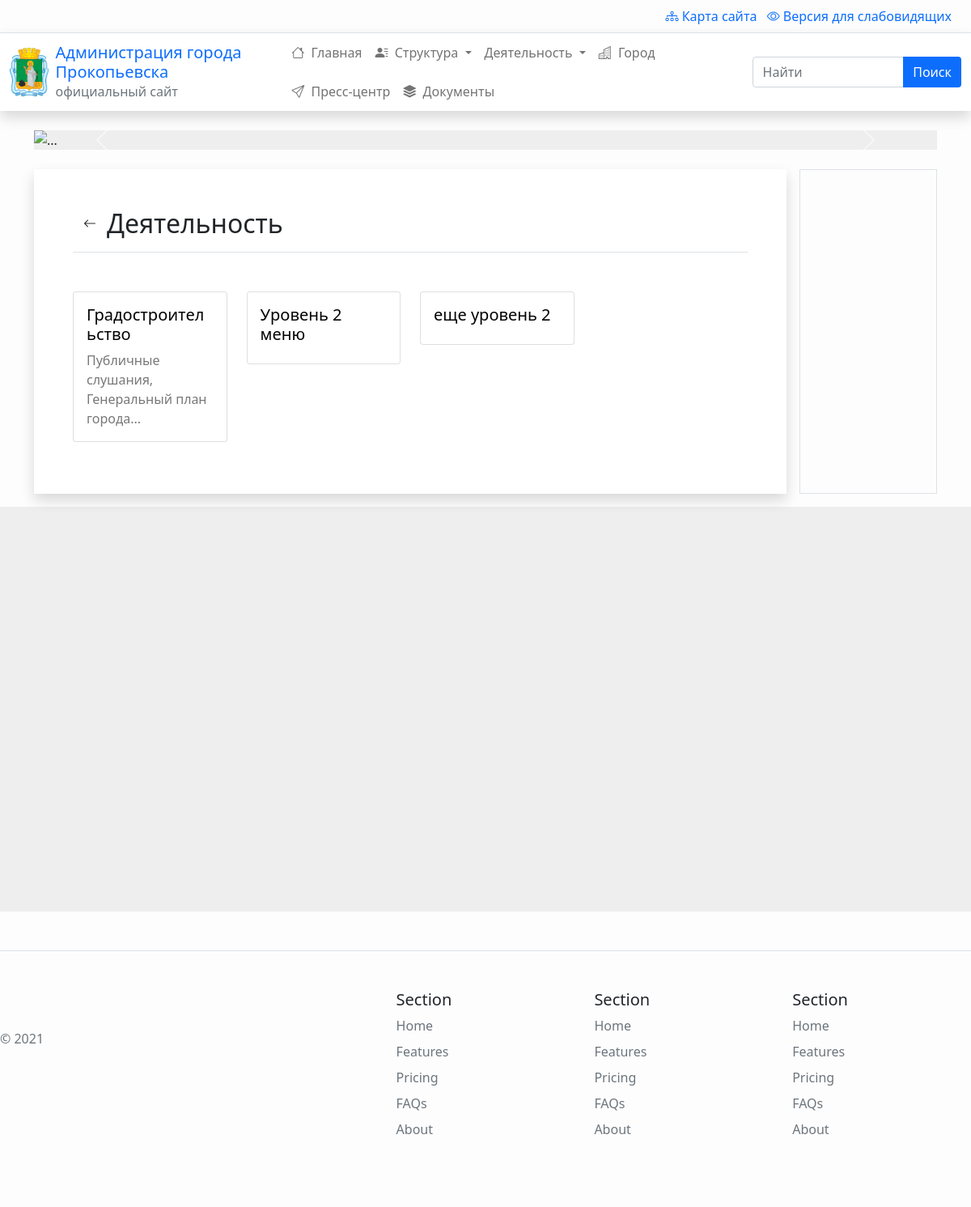
Before: / with the older database file.
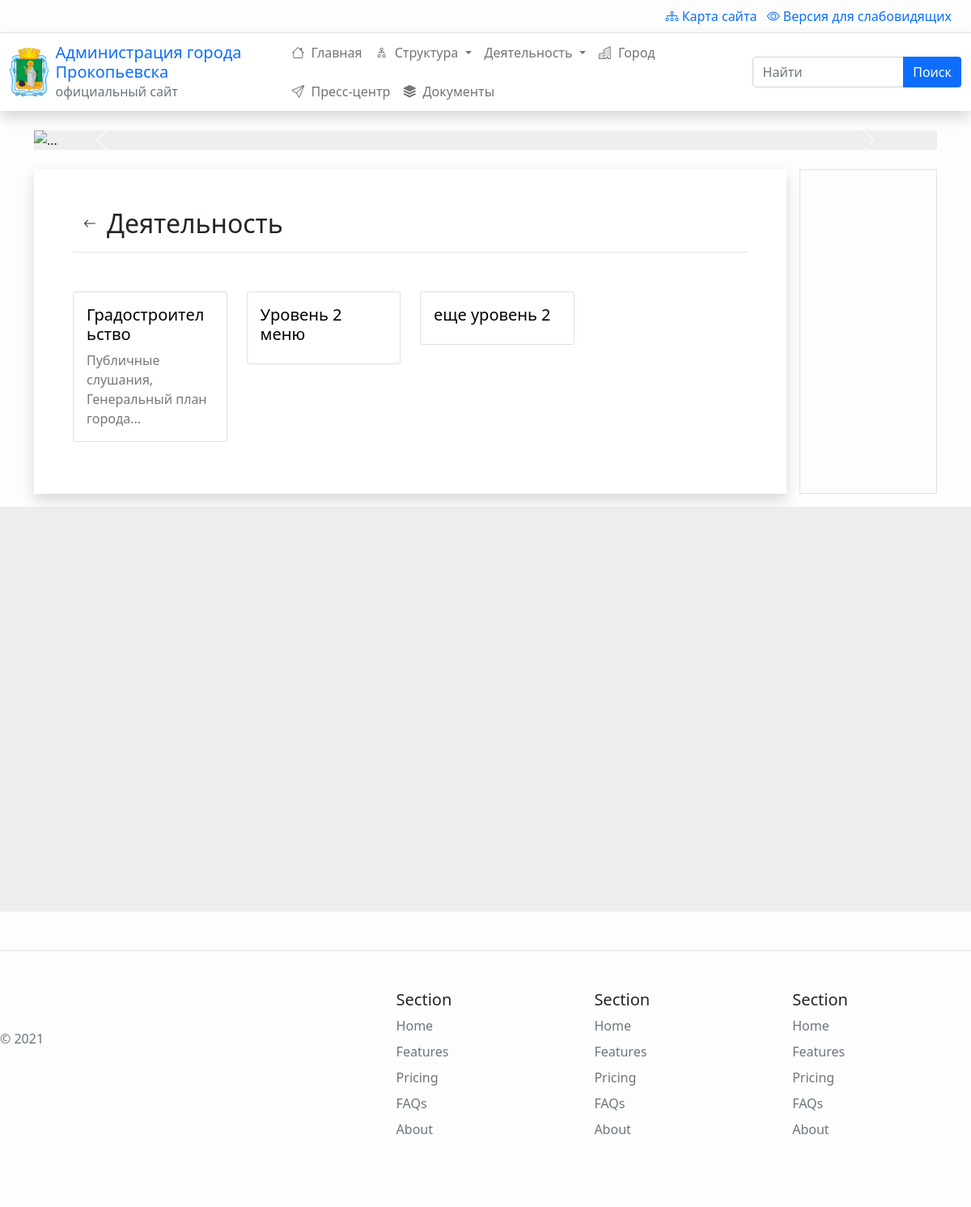
After: the same page with the newer database file.
### menus/models.py (models this page shows, shortened)
class Menu(models.Model):
    title = models.CharField(max_length=100, verbose_name="Название")
    alias = models.SlugField(blank=True, unique=True,
                             max_length=100, help_text="Краткое название транслитом через тире (пример: 'kratkoe-nazvanie-translitom'). Чем короче тем лучше. Для автоматического заполнения - оставьте пустым.")
    parent = models.ForeignKey(
        'Menu', on_delete=models.CASCADE, blank=True, null=True, verbose_name="Родитель")
    order = models.PositiveSmallIntegerField(default=0, blank=True, null=True)
    level = models.PositiveSmallIntegerField(default=1, blank=True, null=True)
    is_published = models.BooleanField(default=True, verbose_name="Опубликовано")
    is_fixed = models.BooleanField(default=False, verbose_name="Зафиксировать дочерние пункты меню?",
                                   help_text="Если отмечено - дочерние пункты меню не будут раскрываться, если не отмечено -  будут.")
    icon = models.CharField(max_length=32, default="", blank=True, verbose_name="Иконка", help_text="Необязательно. Названия брать <a href='https://icons.getbootstrap.com/' target='_blank'>отсюда.</a>")
    short_description = models.CharField(max_length=100, blank=True,
        verbose_name="Краткое описание", help_text="Краткое описание содержимого меню")
    description = RichTextUploadingField(verbose_name="Описание", blank=True)
    debug_info = models.TextField(default="", blank=True, null=True)
    def get_subitems(parent=None, parent_url="/", maxlevel=None):
        if parent:
            if maxlevel:
                if parent.level >= maxlevel:
                    return None
            items = Menu.objects.filter(parent_id=parent.id, is_published=True)
        else:
            items = Menu.objects.filter(level=1, is_published=True)
        if len(items) == 0:
            return None
        result = []
        for item in items:
            url  = parent_url + item.alias + "/"
            result.append(
                {
                    'item': item,
                    'url': url,
                    'subitems': item.get_subitems(parent_url=url, maxlevel=maxlevel)
                }
            )
        return result
    class Meta:
        ordering = ['parent_id', 'order']

### app/views.py (the view)
# urls.py: path('', views.main),
def main(request, *args, **kwargs):
    return render(request, 'app/base.html', {})

### menus/templatetags/render_menubar.py (called while the page is built)
@register.inclusion_tag('menus/menubar.html')
def render_menubar(maxlevel=2):
    context = {}
    context['menu_tree'] = Menu.get_subitems(parent=None, maxlevel=maxlevel)
    return context

### menus/templatetags/show_menus.py (called while the page is built)
@register.inclusion_tag('menus/show_menus.html')
def show_menus(parent=None):
    context = {}
    if parent:
        page = Menu.objects.get(alias = parent)
        menus = Menu.objects.filter(parent_id = page.id)
    else:
        page = None
        menus = Menu.objects.filter(parent_id__isnull=True)
    context['add_path'] = True
    context['page'] = page
    context['menus'] = menus
    return context

### app/templates/app/base.html (shortened to what this page needs)
{% load static %}
{% load show_menus %}
<!doctype html>
<html lang="en">
  <head>
    <link href="{% static 'app/css/bootstrap.min.css' %}" rel="stylesheet">
    <link href="{% static 'app/css/bootstrap.megamenu.css' %}" rel="stylesheet">
    <link href="{% static 'app/css/bootstrap-icons.css' %}" rel="stylesheet">
    <link href="{% static 'app/css/magnific-popup.css' %}" rel="stylesheet">
    <link href="{% static 'app/css/custom.css' %}" rel="stylesheet">
  </head>
  <body>
    {% include 'app/header.html' %}
    {% block top %}
    <div class="container py-4">
      <div id="carouselExampleControls" class="carousel slide " data-bs-ride="carousel">
        <div class="carousel-inner">
          <div class="carousel-item active">
            <img src="..." class="d-block w-100" alt="..." style="background-color:#eee">
          </div>
        </div>
        <button class="carousel-control-prev" type="button" data-bs-target="#carouselExampleControls" data-bs-slide="prev">
          <span class="carousel-control-prev-icon" aria-hidden="true"></span>
        </button>
        <button class="carousel-control-next" type="button" data-bs-target="#carouselExampleControls" data-bs-slide="next">
          <span class="carousel-control-next-icon" aria-hidden="true"></span>
        </button>
      </div>
    </div>
    {% endblock top %}
  {% block component %}
    {% show_menus 'activity' %}
  {% endblock component %}
    <div style="width:100%;height:500px;background-color:#eee;">
  </div>
  {% include 'app/footer.html' %}
  </body>
</html>

### menus/templates/menus/menubar.html (shortened to what this page needs)
{% if menu_tree|length > 0 %}
<ul class="navbar-nav d-flex flex-wrap mr-auto mb-2 mb-lg-0 ms-auto">
    {% for level_1 in menu_tree %}
    <li class="nav-item
        {% if level_1.subitems != None %}
            dropdown
        {% endif %}
    ">
        {% if level_1.subitems != None %}
        <a class="nav-link dropdown-toggle" data-bs-auto-close="outside" aria-expanded="false" href="{{level_1.url}}">
        {% else %}
        <a class="nav-link" aria-current="page" href="{{level_1.url}}">
        {% endif %}
            {% if level_1.item.icon %}
            <i class="bi bi-{{level_1.item.icon}}"></i>
            {% endif %}
            {{level_1.item.title }}
        </a>
    </li>
    {% endfor %}
</ul>
{% endif%}

Changed rows visible on the page:
changed Menu "Структура": icon "person-lines-fill" → "diagram-2" (drawn)
